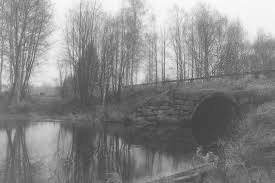
#> input picture LAB_3/low_contrast_image.png, 275 x 183 px, found by its file name
$ python P3_CLAHE.py
#> lines starting #> are read from the running program, lines starting #| are printed output that depends on the picture; after the words box and inside, x2 and y2 are one past the last pixel; in counts of white or black regions, pixels touching at a corner belong together
# Question: Demonstrate enchancing and segmenting low contast 2d images

# Using CLAHE
import cv2
import numpy as np

# Load the image
image = cv2.imread('LAB_3\low_contrast_image.png', cv2.IMREAD_GRAYSCALE)
#> image is the input picture: shape (183, 275); min 59, max 253, mean 135.6

# Enhance the image using CLAHE
clahe = cv2.createCLAHE(clipLimit=2.0, tileGridSize=(8, 8))
enhanced_image = clahe.apply(image)
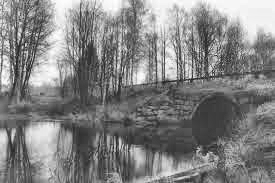
#> enhanced_image: shape (183, 275); min 29, max 255, mean 130.5

# Segment the image using Otsu's thresholding
_, segmented_image = cv2.threshold(enhanced_image, 0, 255, cv2.THRESH_BINARY + cv2.THRESH_OTSU)
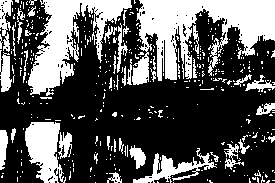
#> segmented_image: shape (183, 275); 34.3% white; 420 white regions (378 under 20 px), largest, box (x1, y1, x2, y2) and area: (132, 0, 275, 85) 6154, (28, 0, 132, 96) 3992, (25, 122, 66, 183) 1610

# Display the results
cv2.imshow('Original Image', image)
cv2.imshow('Enhanced Image', enhanced_image)
cv2.imshow('Segmented Image', segmented_image)
cv2.waitKey(0)
cv2.destroyAllWindows()
